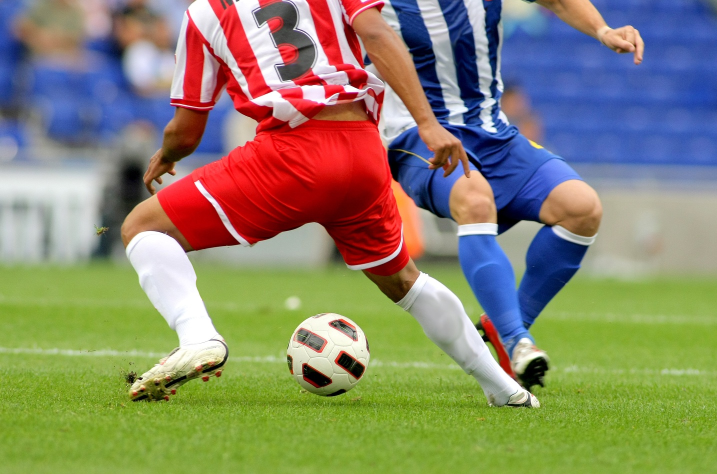
#> input picture soccer.jpg, 1434 x 948 px (shown at 1/2 size)
$ python 3-5linear.py
#> lines starting #> are read from the running program, lines starting #| are printed output that depends on the picture
import cv2 as cv
import numpy as np

img_color = cv.imread('soccer.jpg')
#> img_color is the input picture: shape (948, 1434, 3); mean B, G, R 107.2, 133.3, 136.9

src_color = cv.resize(img_color, dsize=(0,0), fx=0.25, fy=0.25)
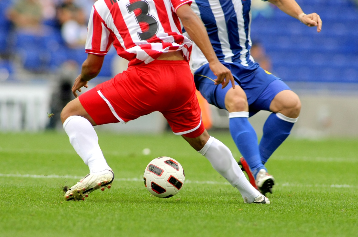
#> src_color: shape (237, 358, 3); mean B, G, R 107.3, 133.4, 137
src_gray = cv.cvtColor(src_color, cv.COLOR_BGR2GRAY)
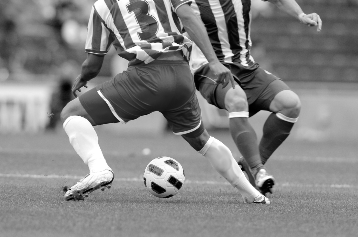
#> src_gray: shape (237, 358); min 0, max 255, mean 131.5

a = -50

### gray image
dst_gray = cv.add(src_gray, a)
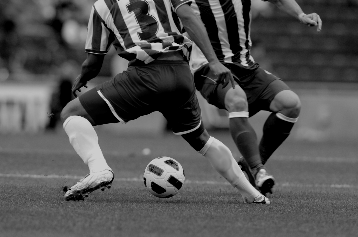
#> dst_gray: shape (237, 358); min 0, max 205, mean 83

cv.imshow('src gray image', src_gray)
cv.imshow('dst gray image', dst_gray)


### color image
dst_color = cv.add(src_color, (-50, -50, -50, 0))
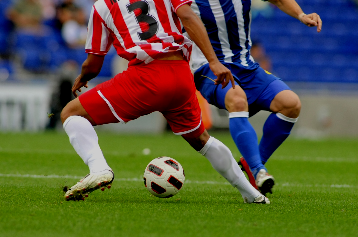
#> dst_color: shape (237, 358, 3); mean B, G, R 62.4, 87.8, 89

cv.imshow('src color image', src_color)
cv.imshow('dst color image', dst_color)


### 색상 반전
dst_inv = src_color.copy()
# dst_inv = 255 - dst_inv # 직접 계산
dst_inv = np.invert(src_color) # numpy
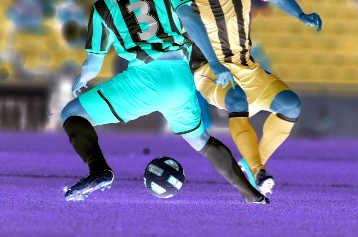
#> dst_inv: shape (237, 358, 3); mean B, G, R 147.7, 121.6, 118
# dst_inv = cv.bitwise_not(src_color) # opencv

cv.imshow('src image', src_color)
cv.imshow('dst inv image', dst_inv)

cv.waitKey()
cv.destroyAllWindows()

$ run again, with abnormal.jpg copied over soccer.jpg
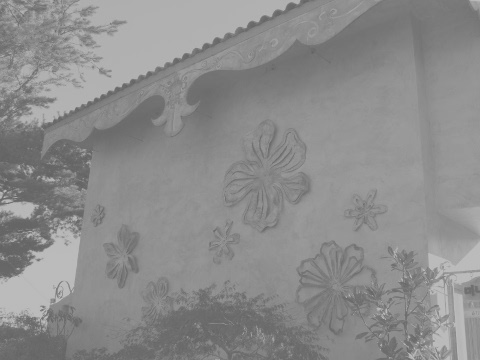
#> input picture abnormal.jpg, 480 x 360 px
#> img_color is the input picture: shape (360, 480, 3); min 96, max 194, mean 140.1
#> `dst_gray = cv.add(src_gray, a)`:
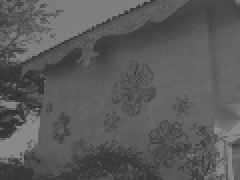
#> dst_gray: shape (90, 120) (shown 2 times larger); min 50, max 138, mean 90.2
#> `dst_inv = np.invert(src_color)`:
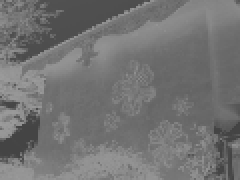
#> dst_inv: shape (90, 120, 3) (shown 2 times larger); min 67, max 155, mean 114.8

$ run again, with apples.jpg copied over soccer.jpg
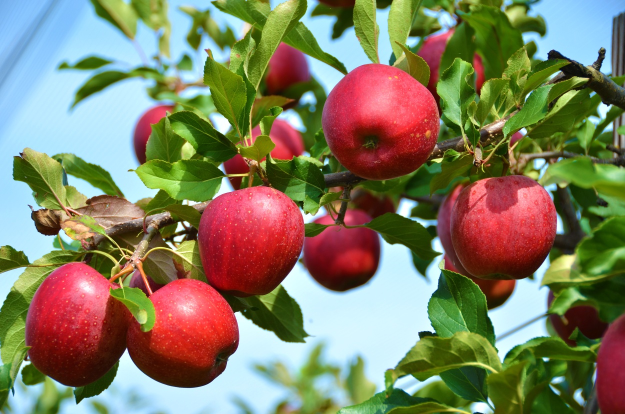
#> input picture apples.jpg, 1250 x 828 px (shown at 1/2 size)
#> img_color is the input picture: shape (828, 1250, 3); mean B, G, R 98.5, 125.8, 129.6
#> `dst_color = cv.add(src_color, (-50, -50, -50, 0))`:
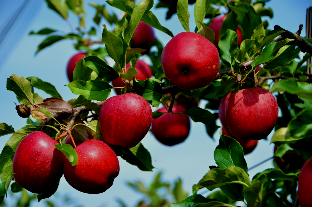
#> dst_color: shape (207, 312, 3); mean B, G, R 64.6, 80.4, 81.7
#> `dst_inv = np.invert(src_color)`:
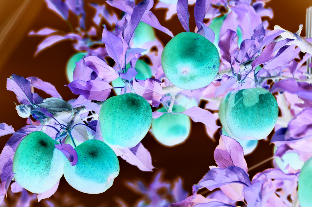
#> dst_inv: shape (207, 312, 3); mean B, G, R 156.3, 129.1, 125.2
